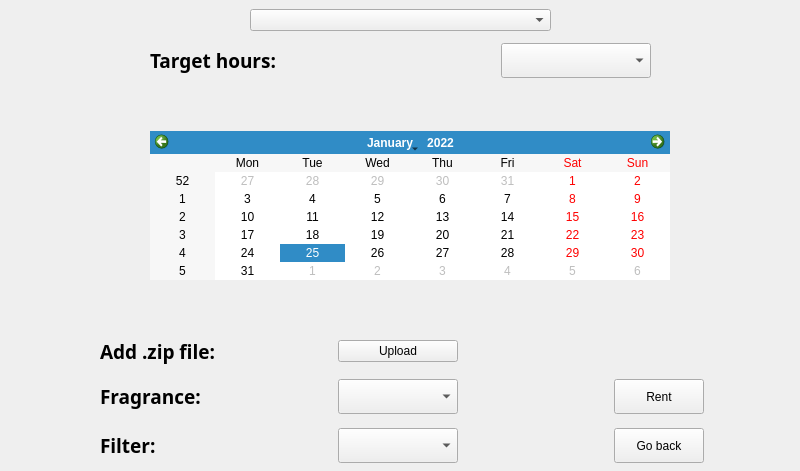
<?xml version="1.0" encoding="UTF-8"?>
<ui version="4.0">
 <class>BrandWindow</class>
 <widget class="QWidget" name="BrandWindow">
  <property name="geometry">
   <rect>
    <x>0</x>
    <y>0</y>
    <width>800</width>
    <height>471</height>
   </rect>
  </property>
  <property name="windowTitle">
   <string>Form</string>
  </property>
  <widget class="QStackedWidget" name="stackedWidget">
   <property name="geometry">
    <rect>
     <x>0</x>
     <y>0</y>
     <width>800</width>
     <height>471</height>
    </rect>
   </property>
   <property name="currentIndex">
    <number>2</number>
   </property>
   <widget class="QWidget" name="welcomePage">
    <widget class="QWidget" name="gridLayoutWidget_2">
     <property name="geometry">
      <rect>
       <x>0</x>
       <y>120</y>
       <width>801</width>
       <height>250</height>
      </rect>
     </property>
     <layout class="QGridLayout" name="gridLayout_4">
      <property name="verticalSpacing">
       <number>12</number>
      </property>
      <item row="2" column="1">
       <widget class="QPushButton" name="logoutBtn">
        <property name="sizePolicy">
         <sizepolicy hsizetype="Minimum" vsizetype="Fixed">
          <horstretch>0</horstretch>
          <verstretch>0</verstretch>
         </sizepolicy>
        </property>
        <property name="minimumSize">
         <size>
          <width>80</width>
          <height>40</height>
         </size>
        </property>
        <property name="cursor">
         <cursorShape>PointingHandCursor</cursorShape>
        </property>
        <property name="layoutDirection">
         <enum>Qt::LeftToRight</enum>
        </property>
        <property name="text">
         <string>Logout</string>
        </property>
       </widget>
      </item>
      <item row="0" column="2">
       <spacer name="horizontalSpacer_12">
        <property name="orientation">
         <enum>Qt::Horizontal</enum>
        </property>
        <property name="sizeType">
         <enum>QSizePolicy::Fixed</enum>
        </property>
        <property name="sizeHint" stdset="0">
         <size>
          <width>250</width>
          <height>20</height>
         </size>
        </property>
       </spacer>
      </item>
      <item row="0" column="1">
       <widget class="QPushButton" name="rentedBtn">
        <property name="sizePolicy">
         <sizepolicy hsizetype="Fixed" vsizetype="Fixed">
          <horstretch>0</horstretch>
          <verstretch>0</verstretch>
         </sizepolicy>
        </property>
        <property name="minimumSize">
         <size>
          <width>100</width>
          <height>40</height>
         </size>
        </property>
        <property name="cursor">
         <cursorShape>PointingHandCursor</cursorShape>
        </property>
        <property name="layoutDirection">
         <enum>Qt::LeftToRight</enum>
        </property>
        <property name="text">
         <string>Rented</string>
        </property>
       </widget>
      </item>
      <item row="1" column="1">
       <widget class="QPushButton" name="toRentBtn">
        <property name="sizePolicy">
         <sizepolicy hsizetype="Minimum" vsizetype="Fixed">
          <horstretch>0</horstretch>
          <verstretch>0</verstretch>
         </sizepolicy>
        </property>
        <property name="minimumSize">
         <size>
          <width>80</width>
          <height>40</height>
         </size>
        </property>
        <property name="cursor">
         <cursorShape>PointingHandCursor</cursorShape>
        </property>
        <property name="layoutDirection">
         <enum>Qt::LeftToRight</enum>
        </property>
        <property name="text">
         <string>To Rent</string>
        </property>
       </widget>
      </item>
      <item row="0" column="0">
       <spacer name="horizontalSpacer_11">
        <property name="orientation">
         <enum>Qt::Horizontal</enum>
        </property>
        <property name="sizeType">
         <enum>QSizePolicy::Fixed</enum>
        </property>
        <property name="sizeHint" stdset="0">
         <size>
          <width>250</width>
          <height>20</height>
         </size>
        </property>
       </spacer>
      </item>
     </layout>
    </widget>
    <widget class="QWidget" name="verticalLayoutWidget">
     <property name="geometry">
      <rect>
       <x>0</x>
       <y>40</y>
       <width>801</width>
       <height>33</height>
      </rect>
     </property>
     <layout class="QVBoxLayout" name="verticalLayout_2">
      <item>
       <widget class="QLabel" name="welcomeMsg">
        <property name="sizePolicy">
         <sizepolicy hsizetype="Expanding" vsizetype="Fixed">
          <horstretch>0</horstretch>
          <verstretch>0</verstretch>
         </sizepolicy>
        </property>
        <property name="minimumSize">
         <size>
          <width>0</width>
          <height>20</height>
         </size>
        </property>
        <property name="font">
         <font>
          <pointsize>15</pointsize>
          <weight>75</weight>
          <bold>true</bold>
         </font>
        </property>
        <property name="text">
         <string>Welcome!!</string>
        </property>
        <property name="alignment">
         <set>Qt::AlignCenter</set>
        </property>
       </widget>
      </item>
     </layout>
    </widget>
    <widget class="QPushButton" name="notificationsBtn">
     <property name="geometry">
      <rect>
       <x>0</x>
       <y>0</y>
       <width>111</width>
       <height>34</height>
      </rect>
     </property>
     <property name="text">
      <string>Notifications</string>
     </property>
    </widget>
   </widget>
   <widget class="QWidget" name="rentedPage">
    <widget class="QWidget" name="gridLayoutWidget_3">
     <property name="geometry">
      <rect>
       <x>0</x>
       <y>90</y>
       <width>801</width>
       <height>273</height>
      </rect>
     </property>
     <layout class="QGridLayout" name="gridLayout_5">
      <item row="1" column="2">
       <widget class="QLabel" name="NrTimesShowLabel_2">
        <property name="sizePolicy">
         <sizepolicy hsizetype="Minimum" vsizetype="Fixed">
          <horstretch>0</horstretch>
          <verstretch>0</verstretch>
         </sizepolicy>
        </property>
        <property name="font">
         <font>
          <family>NewsGotTMed</family>
          <pointsize>13</pointsize>
          <weight>50</weight>
          <bold>false</bold>
         </font>
        </property>
        <property name="text">
         <string>X</string>
        </property>
        <property name="alignment">
         <set>Qt::AlignRight|Qt::AlignTrailing|Qt::AlignVCenter</set>
        </property>
       </widget>
      </item>
      <item row="1" column="1">
       <widget class="QLabel" name="NrTimesShowLabel">
        <property name="sizePolicy">
         <sizepolicy hsizetype="Expanding" vsizetype="Fixed">
          <horstretch>0</horstretch>
          <verstretch>0</verstretch>
         </sizepolicy>
        </property>
        <property name="font">
         <font>
          <family>NewsGotTLig</family>
          <pointsize>14</pointsize>
          <weight>75</weight>
          <bold>true</bold>
         </font>
        </property>
        <property name="text">
         <string>Number of times showed:</string>
        </property>
       </widget>
      </item>
      <item row="2" column="2">
       <widget class="QLabel" name="fragranceSlotQuantLabel_2">
        <property name="sizePolicy">
         <sizepolicy hsizetype="Minimum" vsizetype="Fixed">
          <horstretch>0</horstretch>
          <verstretch>0</verstretch>
         </sizepolicy>
        </property>
        <property name="font">
         <font>
          <family>NewsGotTMed</family>
          <pointsize>13</pointsize>
          <weight>50</weight>
          <bold>false</bold>
         </font>
        </property>
        <property name="text">
         <string>X | X%</string>
        </property>
        <property name="alignment">
         <set>Qt::AlignRight|Qt::AlignTrailing|Qt::AlignVCenter</set>
        </property>
       </widget>
      </item>
      <item row="5" column="2">
       <widget class="QLabel" name="NrSharedLabel_2">
        <property name="sizePolicy">
         <sizepolicy hsizetype="Minimum" vsizetype="Fixed">
          <horstretch>0</horstretch>
          <verstretch>0</verstretch>
         </sizepolicy>
        </property>
        <property name="font">
         <font>
          <family>NewsGotTMed</family>
          <pointsize>13</pointsize>
          <weight>50</weight>
          <bold>false</bold>
         </font>
        </property>
        <property name="text">
         <string>X</string>
        </property>
        <property name="alignment">
         <set>Qt::AlignRight|Qt::AlignTrailing|Qt::AlignVCenter</set>
        </property>
       </widget>
      </item>
      <item row="2" column="1">
       <widget class="QLabel" name="fragranceSlotQuantLabel">
        <property name="sizePolicy">
         <sizepolicy hsizetype="Expanding" vsizetype="Fixed">
          <horstretch>0</horstretch>
          <verstretch>0</verstretch>
         </sizepolicy>
        </property>
        <property name="font">
         <font>
          <family>NewsGotTLig</family>
          <pointsize>14</pointsize>
          <weight>75</weight>
          <bold>true</bold>
         </font>
        </property>
        <property name="text">
         <string>Fragrance Slot | Quantity</string>
        </property>
       </widget>
      </item>
      <item row="4" column="1">
       <widget class="QLabel" name="NrPicsGIFSLabel">
        <property name="sizePolicy">
         <sizepolicy hsizetype="Expanding" vsizetype="Fixed">
          <horstretch>0</horstretch>
          <verstretch>0</verstretch>
         </sizepolicy>
        </property>
        <property name="font">
         <font>
          <family>NewsGotTLig</family>
          <pointsize>14</pointsize>
          <weight>75</weight>
          <bold>true</bold>
         </font>
        </property>
        <property name="text">
         <string>Number of Pics/GIFs taken</string>
        </property>
       </widget>
      </item>
      <item row="5" column="1">
       <widget class="QLabel" name="NrSharedLabel">
        <property name="sizePolicy">
         <sizepolicy hsizetype="Expanding" vsizetype="Fixed">
          <horstretch>0</horstretch>
          <verstretch>0</verstretch>
         </sizepolicy>
        </property>
        <property name="font">
         <font>
          <family>NewsGotTLig</family>
          <pointsize>14</pointsize>
          <weight>75</weight>
          <bold>true</bold>
         </font>
        </property>
        <property name="text">
         <string>Number of Shared Posts</string>
        </property>
       </widget>
      </item>
      <item row="4" column="2">
       <widget class="QLabel" name="NrPicsGIFSLabel_2">
        <property name="sizePolicy">
         <sizepolicy hsizetype="Minimum" vsizetype="Fixed">
          <horstretch>0</horstretch>
          <verstretch>0</verstretch>
         </sizepolicy>
        </property>
        <property name="font">
         <font>
          <family>NewsGotTMed</family>
          <pointsize>13</pointsize>
          <weight>50</weight>
          <bold>false</bold>
         </font>
        </property>
        <property name="text">
         <string>X</string>
        </property>
        <property name="alignment">
         <set>Qt::AlignRight|Qt::AlignTrailing|Qt::AlignVCenter</set>
        </property>
       </widget>
      </item>
      <item row="6" column="1">
       <widget class="QLabel" name="DaysRemainingLabel">
        <property name="sizePolicy">
         <sizepolicy hsizetype="Expanding" vsizetype="Fixed">
          <horstretch>0</horstretch>
          <verstretch>0</verstretch>
         </sizepolicy>
        </property>
        <property name="font">
         <font>
          <family>NewsGotTLig</family>
          <pointsize>14</pointsize>
          <weight>75</weight>
          <bold>true</bold>
         </font>
        </property>
        <property name="text">
         <string>Days remaining</string>
        </property>
       </widget>
      </item>
      <item row="6" column="2">
       <widget class="QLabel" name="DaysRemainingLabel_2">
        <property name="sizePolicy">
         <sizepolicy hsizetype="Minimum" vsizetype="Fixed">
          <horstretch>0</horstretch>
          <verstretch>0</verstretch>
         </sizepolicy>
        </property>
        <property name="font">
         <font>
          <family>NewsGotTMed</family>
          <pointsize>13</pointsize>
          <weight>50</weight>
          <bold>false</bold>
         </font>
        </property>
        <property name="text">
         <string>X</string>
        </property>
        <property name="alignment">
         <set>Qt::AlignRight|Qt::AlignTrailing|Qt::AlignVCenter</set>
        </property>
       </widget>
      </item>
      <item row="0" column="2">
       <widget class="QLabel" name="DaysRemainingLabel_3">
        <property name="sizePolicy">
         <sizepolicy hsizetype="Minimum" vsizetype="Fixed">
          <horstretch>0</horstretch>
          <verstretch>0</verstretch>
         </sizepolicy>
        </property>
        <property name="font">
         <font>
          <family>NewsGotTMed</family>
          <pointsize>13</pointsize>
          <weight>50</weight>
          <bold>false</bold>
         </font>
        </property>
        <property name="text">
         <string>Activated</string>
        </property>
        <property name="alignment">
         <set>Qt::AlignRight|Qt::AlignTrailing|Qt::AlignVCenter</set>
        </property>
       </widget>
      </item>
      <item row="0" column="1">
       <widget class="QLabel" name="activatedLabel">
        <property name="sizePolicy">
         <sizepolicy hsizetype="Expanding" vsizetype="Fixed">
          <horstretch>0</horstretch>
          <verstretch>0</verstretch>
         </sizepolicy>
        </property>
        <property name="font">
         <font>
          <family>NewsGotTLig</family>
          <pointsize>14</pointsize>
          <weight>75</weight>
          <bold>true</bold>
         </font>
        </property>
        <property name="text">
         <string>Status:</string>
        </property>
       </widget>
      </item>
      <item row="1" column="0">
       <spacer name="horizontalSpacer_16">
        <property name="orientation">
         <enum>Qt::Horizontal</enum>
        </property>
        <property name="sizeType">
         <enum>QSizePolicy::Fixed</enum>
        </property>
        <property name="sizeHint" stdset="0">
         <size>
          <width>100</width>
          <height>20</height>
         </size>
        </property>
       </spacer>
      </item>
      <item row="1" column="3">
       <spacer name="horizontalSpacer_15">
        <property name="orientation">
         <enum>Qt::Horizontal</enum>
        </property>
        <property name="sizeType">
         <enum>QSizePolicy::Fixed</enum>
        </property>
        <property name="sizeHint" stdset="0">
         <size>
          <width>100</width>
          <height>20</height>
         </size>
        </property>
       </spacer>
      </item>
     </layout>
    </widget>
    <widget class="QWidget" name="horizontalLayoutWidget_2">
     <property name="geometry">
      <rect>
       <x>0</x>
       <y>40</y>
       <width>801</width>
       <height>41</height>
      </rect>
     </property>
     <layout class="QHBoxLayout" name="horizontalLayout_3">
      <item>
       <spacer name="horizontalSpacer_13">
        <property name="orientation">
         <enum>Qt::Horizontal</enum>
        </property>
        <property name="sizeType">
         <enum>QSizePolicy::Fixed</enum>
        </property>
        <property name="sizeHint" stdset="0">
         <size>
          <width>250</width>
          <height>20</height>
         </size>
        </property>
       </spacer>
      </item>
      <item>
       <widget class="QComboBox" name="stationsComboBox">
        <property name="sizePolicy">
         <sizepolicy hsizetype="Expanding" vsizetype="Fixed">
          <horstretch>0</horstretch>
          <verstretch>0</verstretch>
         </sizepolicy>
        </property>
        <property name="cursor">
         <cursorShape>PointingHandCursor</cursorShape>
        </property>
        <property name="editable">
         <bool>false</bool>
        </property>
        <property name="currentText">
         <string/>
        </property>
        <property name="minimumContentsLength">
         <number>0</number>
        </property>
       </widget>
      </item>
      <item>
       <spacer name="horizontalSpacer_14">
        <property name="orientation">
         <enum>Qt::Horizontal</enum>
        </property>
        <property name="sizeType">
         <enum>QSizePolicy::Fixed</enum>
        </property>
        <property name="sizeHint" stdset="0">
         <size>
          <width>250</width>
          <height>20</height>
         </size>
        </property>
       </spacer>
      </item>
     </layout>
    </widget>
    <widget class="QWidget" name="gridLayoutWidget_4">
     <property name="geometry">
      <rect>
       <x>0</x>
       <y>380</y>
       <width>801</width>
       <height>42</height>
      </rect>
     </property>
     <layout class="QGridLayout" name="gridLayout_6">
      <property name="verticalSpacing">
       <number>12</number>
      </property>
      <item row="0" column="0">
       <spacer name="horizontalSpacer_17">
        <property name="orientation">
         <enum>Qt::Horizontal</enum>
        </property>
        <property name="sizeType">
         <enum>QSizePolicy::Fixed</enum>
        </property>
        <property name="sizeHint" stdset="0">
         <size>
          <width>250</width>
          <height>20</height>
         </size>
        </property>
       </spacer>
      </item>
      <item row="0" column="2">
       <spacer name="horizontalSpacer_18">
        <property name="orientation">
         <enum>Qt::Horizontal</enum>
        </property>
        <property name="sizeType">
         <enum>QSizePolicy::Fixed</enum>
        </property>
        <property name="sizeHint" stdset="0">
         <size>
          <width>250</width>
          <height>20</height>
         </size>
        </property>
       </spacer>
      </item>
      <item row="0" column="1">
       <widget class="QPushButton" name="goBackBtn">
        <property name="sizePolicy">
         <sizepolicy hsizetype="Fixed" vsizetype="Fixed">
          <horstretch>0</horstretch>
          <verstretch>0</verstretch>
         </sizepolicy>
        </property>
        <property name="minimumSize">
         <size>
          <width>124</width>
          <height>40</height>
         </size>
        </property>
        <property name="cursor">
         <cursorShape>PointingHandCursor</cursorShape>
        </property>
        <property name="layoutDirection">
         <enum>Qt::LeftToRight</enum>
        </property>
        <property name="text">
         <string>Go back</string>
        </property>
       </widget>
      </item>
     </layout>
    </widget>
    <widget class="QWidget" name="verticalLayoutWidget_2">
     <property name="geometry">
      <rect>
       <x>0</x>
       <y>0</y>
       <width>801</width>
       <height>33</height>
      </rect>
     </property>
     <layout class="QVBoxLayout" name="verticalLayout_3">
      <item>
       <widget class="QLabel" name="stationName">
        <property name="sizePolicy">
         <sizepolicy hsizetype="Expanding" vsizetype="Fixed">
          <horstretch>0</horstretch>
          <verstretch>0</verstretch>
         </sizepolicy>
        </property>
        <property name="minimumSize">
         <size>
          <width>0</width>
          <height>20</height>
         </size>
        </property>
        <property name="font">
         <font>
          <pointsize>15</pointsize>
          <weight>75</weight>
          <bold>true</bold>
         </font>
        </property>
        <property name="text">
         <string>Statistics</string>
        </property>
        <property name="alignment">
         <set>Qt::AlignCenter</set>
        </property>
       </widget>
      </item>
     </layout>
    </widget>
   </widget>
   <widget class="QWidget" name="toRentPage">
    <widget class="QWidget" name="horizontalLayoutWidget_3">
     <property name="geometry">
      <rect>
       <x>0</x>
       <y>0</y>
       <width>801</width>
       <height>41</height>
      </rect>
     </property>
     <layout class="QHBoxLayout" name="horizontalLayout_4">
      <item>
       <spacer name="horizontalSpacer_19">
        <property name="orientation">
         <enum>Qt::Horizontal</enum>
        </property>
        <property name="sizeType">
         <enum>QSizePolicy::Fixed</enum>
        </property>
        <property name="sizeHint" stdset="0">
         <size>
          <width>250</width>
          <height>20</height>
         </size>
        </property>
       </spacer>
      </item>
      <item>
       <widget class="QComboBox" name="stationsComboBox_2">
        <property name="sizePolicy">
         <sizepolicy hsizetype="Expanding" vsizetype="Fixed">
          <horstretch>0</horstretch>
          <verstretch>0</verstretch>
         </sizepolicy>
        </property>
        <property name="cursor">
         <cursorShape>PointingHandCursor</cursorShape>
        </property>
        <property name="editable">
         <bool>false</bool>
        </property>
        <property name="currentText">
         <string/>
        </property>
        <property name="minimumContentsLength">
         <number>0</number>
        </property>
       </widget>
      </item>
      <item>
       <spacer name="horizontalSpacer_20">
        <property name="orientation">
         <enum>Qt::Horizontal</enum>
        </property>
        <property name="sizeType">
         <enum>QSizePolicy::Fixed</enum>
        </property>
        <property name="sizeHint" stdset="0">
         <size>
          <width>250</width>
          <height>20</height>
         </size>
        </property>
       </spacer>
      </item>
     </layout>
    </widget>
    <widget class="QWidget" name="horizontalLayoutWidget">
     <property name="geometry">
      <rect>
       <x>0</x>
       <y>40</y>
       <width>801</width>
       <height>41</height>
      </rect>
     </property>
     <layout class="QHBoxLayout" name="horizontalLayout">
      <item>
       <spacer name="horizontalSpacer_23">
        <property name="orientation">
         <enum>Qt::Horizontal</enum>
        </property>
        <property name="sizeType">
         <enum>QSizePolicy::Fixed</enum>
        </property>
        <property name="sizeHint" stdset="0">
         <size>
          <width>150</width>
          <height>20</height>
         </size>
        </property>
       </spacer>
      </item>
      <item>
       <widget class="QLabel" name="activatedLabel_3">
        <property name="sizePolicy">
         <sizepolicy hsizetype="Expanding" vsizetype="Fixed">
          <horstretch>0</horstretch>
          <verstretch>0</verstretch>
         </sizepolicy>
        </property>
        <property name="font">
         <font>
          <family>NewsGotTLig</family>
          <pointsize>14</pointsize>
          <weight>75</weight>
          <bold>true</bold>
         </font>
        </property>
        <property name="text">
         <string>Target hours:</string>
        </property>
       </widget>
      </item>
      <item>
       <widget class="QComboBox" name="targetHoursComboBox">
        <property name="sizePolicy">
         <sizepolicy hsizetype="Fixed" vsizetype="Fixed">
          <horstretch>0</horstretch>
          <verstretch>0</verstretch>
         </sizepolicy>
        </property>
        <property name="minimumSize">
         <size>
          <width>150</width>
          <height>35</height>
         </size>
        </property>
        <property name="cursor">
         <cursorShape>PointingHandCursor</cursorShape>
        </property>
        <property name="editable">
         <bool>false</bool>
        </property>
        <property name="currentText">
         <string/>
        </property>
        <property name="minimumContentsLength">
         <number>0</number>
        </property>
       </widget>
      </item>
      <item>
       <spacer name="horizontalSpacer_24">
        <property name="orientation">
         <enum>Qt::Horizontal</enum>
        </property>
        <property name="sizeType">
         <enum>QSizePolicy::Fixed</enum>
        </property>
        <property name="sizeHint" stdset="0">
         <size>
          <width>150</width>
          <height>20</height>
         </size>
        </property>
       </spacer>
      </item>
     </layout>
    </widget>
    <widget class="QWidget" name="horizontalLayoutWidget_4">
     <property name="geometry">
      <rect>
       <x>0</x>
       <y>80</y>
       <width>820</width>
       <height>251</height>
      </rect>
     </property>
     <layout class="QHBoxLayout" name="horizontalLayout_2">
      <item>
       <spacer name="horizontalSpacer_25">
        <property name="orientation">
         <enum>Qt::Horizontal</enum>
        </property>
        <property name="sizeType">
         <enum>QSizePolicy::Fixed</enum>
        </property>
        <property name="sizeHint" stdset="0">
         <size>
          <width>150</width>
          <height>20</height>
         </size>
        </property>
       </spacer>
      </item>
      <item>
       <widget class="QCalendarWidget" name="calendarWidget">
        <property name="sizePolicy">
         <sizepolicy hsizetype="Minimum" vsizetype="Fixed">
          <horstretch>0</horstretch>
          <verstretch>0</verstretch>
         </sizepolicy>
        </property>
        <property name="locale">
         <locale language="English" country="Europe"/>
        </property>
        <property name="selectedDate">
         <date>
          <year>2022</year>
          <month>1</month>
          <day>25</day>
         </date>
        </property>
        <property name="firstDayOfWeek">
         <enum>Qt::Monday</enum>
        </property>
        <property name="gridVisible">
         <bool>false</bool>
        </property>
        <property name="horizontalHeaderFormat">
         <enum>QCalendarWidget::ShortDayNames</enum>
        </property>
        <property name="verticalHeaderFormat">
         <enum>QCalendarWidget::ISOWeekNumbers</enum>
        </property>
        <property name="navigationBarVisible">
         <bool>true</bool>
        </property>
        <property name="dateEditEnabled">
         <bool>true</bool>
        </property>
       </widget>
      </item>
      <item>
       <spacer name="horizontalSpacer_26">
        <property name="orientation">
         <enum>Qt::Horizontal</enum>
        </property>
        <property name="sizeType">
         <enum>QSizePolicy::Fixed</enum>
        </property>
        <property name="sizeHint" stdset="0">
         <size>
          <width>150</width>
          <height>20</height>
         </size>
        </property>
       </spacer>
      </item>
     </layout>
    </widget>
    <widget class="QWidget" name="gridLayoutWidget">
     <property name="geometry">
      <rect>
       <x>0</x>
       <y>330</y>
       <width>804</width>
       <height>141</height>
      </rect>
     </property>
     <layout class="QGridLayout" name="gridLayout">
      <item row="1" column="5" alignment="Qt::AlignRight">
       <widget class="QPushButton" name="rentBtn">
        <property name="sizePolicy">
         <sizepolicy hsizetype="Fixed" vsizetype="Fixed">
          <horstretch>0</horstretch>
          <verstretch>0</verstretch>
         </sizepolicy>
        </property>
        <property name="minimumSize">
         <size>
          <width>90</width>
          <height>35</height>
         </size>
        </property>
        <property name="cursor">
         <cursorShape>PointingHandCursor</cursorShape>
        </property>
        <property name="text">
         <string>Rent</string>
        </property>
       </widget>
      </item>
      <item row="1" column="1">
       <widget class="QLabel" name="franganceLabel">
        <property name="sizePolicy">
         <sizepolicy hsizetype="Minimum" vsizetype="Fixed">
          <horstretch>0</horstretch>
          <verstretch>0</verstretch>
         </sizepolicy>
        </property>
        <property name="font">
         <font>
          <family>NewsGotTLig</family>
          <pointsize>14</pointsize>
          <weight>75</weight>
          <bold>true</bold>
         </font>
        </property>
        <property name="text">
         <string>Fragrance: </string>
        </property>
       </widget>
      </item>
      <item row="0" column="3">
       <widget class="QPushButton" name="uploadBtn">
        <property name="sizePolicy">
         <sizepolicy hsizetype="Fixed" vsizetype="Fixed">
          <horstretch>0</horstretch>
          <verstretch>0</verstretch>
         </sizepolicy>
        </property>
        <property name="minimumSize">
         <size>
          <width>120</width>
          <height>0</height>
         </size>
        </property>
        <property name="cursor">
         <cursorShape>PointingHandCursor</cursorShape>
        </property>
        <property name="text">
         <string>Upload</string>
        </property>
       </widget>
      </item>
      <item row="0" column="1">
       <widget class="QLabel" name="addVideoLabel">
        <property name="sizePolicy">
         <sizepolicy hsizetype="Expanding" vsizetype="Fixed">
          <horstretch>0</horstretch>
          <verstretch>0</verstretch>
         </sizepolicy>
        </property>
        <property name="font">
         <font>
          <family>NewsGotTLig</family>
          <pointsize>14</pointsize>
          <weight>75</weight>
          <bold>true</bold>
         </font>
        </property>
        <property name="text">
         <string>Add .zip file:</string>
        </property>
       </widget>
      </item>
      <item row="0" column="4">
       <spacer name="horizontalSpacer_29">
        <property name="orientation">
         <enum>Qt::Horizontal</enum>
        </property>
        <property name="sizeType">
         <enum>QSizePolicy::Minimum</enum>
        </property>
        <property name="sizeHint" stdset="0">
         <size>
          <width>150</width>
          <height>20</height>
         </size>
        </property>
       </spacer>
      </item>
      <item row="2" column="5" alignment="Qt::AlignRight">
       <widget class="QPushButton" name="goBackBtn_2">
        <property name="sizePolicy">
         <sizepolicy hsizetype="Fixed" vsizetype="Fixed">
          <horstretch>0</horstretch>
          <verstretch>0</verstretch>
         </sizepolicy>
        </property>
        <property name="minimumSize">
         <size>
          <width>90</width>
          <height>35</height>
         </size>
        </property>
        <property name="cursor">
         <cursorShape>PointingHandCursor</cursorShape>
        </property>
        <property name="text">
         <string>Go back</string>
        </property>
       </widget>
      </item>
      <item row="0" column="6">
       <spacer name="horizontalSpacer_27">
        <property name="orientation">
         <enum>Qt::Horizontal</enum>
        </property>
        <property name="sizeType">
         <enum>QSizePolicy::Fixed</enum>
        </property>
        <property name="sizeHint" stdset="0">
         <size>
          <width>100</width>
          <height>20</height>
         </size>
        </property>
       </spacer>
      </item>
      <item row="0" column="0">
       <spacer name="horizontalSpacer_28">
        <property name="orientation">
         <enum>Qt::Horizontal</enum>
        </property>
        <property name="sizeType">
         <enum>QSizePolicy::Fixed</enum>
        </property>
        <property name="sizeHint" stdset="0">
         <size>
          <width>100</width>
          <height>20</height>
         </size>
        </property>
       </spacer>
      </item>
      <item row="2" column="1">
       <widget class="QLabel" name="filterLabel">
        <property name="sizePolicy">
         <sizepolicy hsizetype="Minimum" vsizetype="Fixed">
          <horstretch>0</horstretch>
          <verstretch>0</verstretch>
         </sizepolicy>
        </property>
        <property name="font">
         <font>
          <family>NewsGotTLig</family>
          <pointsize>14</pointsize>
          <weight>75</weight>
          <bold>true</bold>
         </font>
        </property>
        <property name="text">
         <string>Filter:</string>
        </property>
       </widget>
      </item>
      <item row="2" column="3">
       <widget class="QComboBox" name="filterComboBox">
        <property name="sizePolicy">
         <sizepolicy hsizetype="Minimum" vsizetype="Minimum">
          <horstretch>0</horstretch>
          <verstretch>0</verstretch>
         </sizepolicy>
        </property>
        <property name="cursor">
         <cursorShape>PointingHandCursor</cursorShape>
        </property>
        <property name="editable">
         <bool>false</bool>
        </property>
        <property name="currentText">
         <string/>
        </property>
        <property name="minimumContentsLength">
         <number>0</number>
        </property>
       </widget>
      </item>
      <item row="1" column="3">
       <widget class="QComboBox" name="fragranceComboBox">
        <property name="sizePolicy">
         <sizepolicy hsizetype="Minimum" vsizetype="Minimum">
          <horstretch>0</horstretch>
          <verstretch>0</verstretch>
         </sizepolicy>
        </property>
        <property name="cursor">
         <cursorShape>PointingHandCursor</cursorShape>
        </property>
        <property name="editable">
         <bool>false</bool>
        </property>
        <property name="currentText">
         <string/>
        </property>
        <property name="minimumContentsLength">
         <number>0</number>
        </property>
       </widget>
      </item>
      <item row="0" column="2">
       <spacer name="horizontalSpacer_30">
        <property name="orientation">
         <enum>Qt::Horizontal</enum>
        </property>
        <property name="sizeType">
         <enum>QSizePolicy::Minimum</enum>
        </property>
        <property name="sizeHint" stdset="0">
         <size>
          <width>100</width>
          <height>20</height>
         </size>
        </property>
       </spacer>
      </item>
      <item row="0" column="5" alignment="Qt::AlignRight|Qt::AlignVCenter">
       <widget class="QLabel" name="filenameLabel">
        <property name="sizePolicy">
         <sizepolicy hsizetype="Minimum" vsizetype="Fixed">
          <horstretch>0</horstretch>
          <verstretch>0</verstretch>
         </sizepolicy>
        </property>
        <property name="minimumSize">
         <size>
          <width>0</width>
          <height>0</height>
         </size>
        </property>
        <property name="font">
         <font>
          <family>NewsGotTLig</family>
          <pointsize>14</pointsize>
          <weight>75</weight>
          <bold>true</bold>
         </font>
        </property>
        <property name="text">
         <string/>
        </property>
       </widget>
      </item>
     </layout>
    </widget>
   </widget>
  </widget>
 </widget>
 <resources/>
 <connections/>
</ui>
